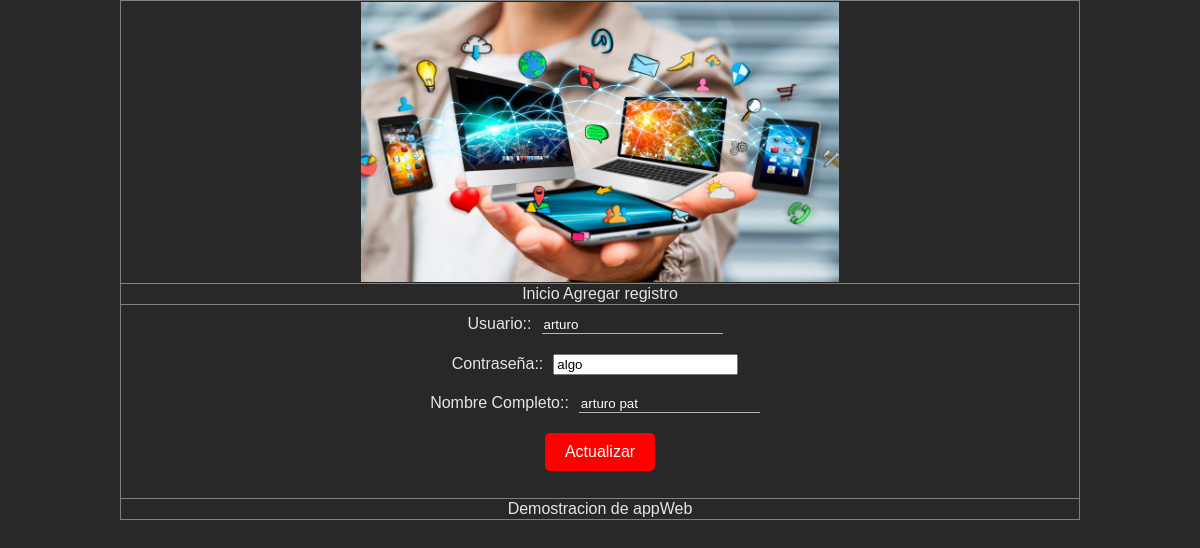
/editarregistro.php?id=1, run on the app's committed database.
### tables this page shows
CREATE TABLE `tbl_usuarios` (
  `id` int(11) NOT NULL,
  `user` varchar(20) NOT NULL,
  `password` varchar(20) NOT NULL,
  `fullname` varchar(20) NOT NULL,
  `hash` varchar(100) NOT NULL
);

### editarregistro.php (the view, shortened to what this page needs)
<?php
$id = $_GET["id"];
$servername = "localhost:3307";
$username = "leonardo";
$password = "1234";
$dbname = "usuarios";
$u = "";
$p = "";
$n = "";
$conn = new mysqli($servername, $username, $password, $dbname);
$sql = "SELECT * FROM tbl_usuarios WHERE id=" . $id;
$result = $conn->query($sql);
if ($result->num_rows > 0) {
    while ($row = $result->fetch_assoc()) {
        $u = $row["user"];
        $p = $row["password"];
        $n = $row["fullname"];
    }
}
?>
<html>
<head>
    <link rel="stylesheet" href="style.css">
</head>
<body>
    <center>
        <table border="1">
            <tr>
                <td><img src="imagenes/cabecera.jpeg"> </td>
            </tr>
            <tr>
                <td>
                    <a href="sistema.php"> Inicio</a>
                    <a href="agregar_registro.php"> Agregar registro</a>
                </td>
            </tr>
            <tr>
                <td>
                    <form action="editarregistro.php?comoque=actualizar&id=<?php echo $id; ?>" method="POST">
                        <lable>Usuario::<input type="text" name="txtUsuario" value="<?php echo $u; ?>"></lable><br>
                        <lable>Contraseña::<input typed="text" name="txtContrasena" value="<?php echo $p; ?>"></lable><br>
                        <lable>Nombre Completo::<input type="text" name="txtNombreCompleto" value="<?php echo $n; ?>"></lable><br>
                        <input type="submit" value="Actualizar">
                    </form>
                </td>
            </tr>
            <tr>
                <td>Demostracion de appWeb</td>
            </tr>
        </table>
    </center>
</body>
</html>

### style.css (style rules this page uses)
body { font-family: arial; background: #282828; margin: 0; padding: 0; box-sizing: border-box; color: #e5e5e5; }
input { margin: 10px; }
a { color: #e5e5e5; text-decoration: none; }
img { width: 50%; }
input[type="submit"] { background-color: #ff0000; color: #fff; border-radius: 5px; padding: 10px 20px; font-size: 16px; border: none; cursor: pointer; }
input[type="text"] { background-color: #282828; border: none; border-bottom: 1px solid #b3b3b3; color: white; outline: none; }
table { border-collapse: collapse; width: 80%; text-align: center; align-items: center; }

### data on the page
tbl_usuarios: txtUsuario "arturo", txtContrasena "algo", txtNombreCompleto "arturo pat"
